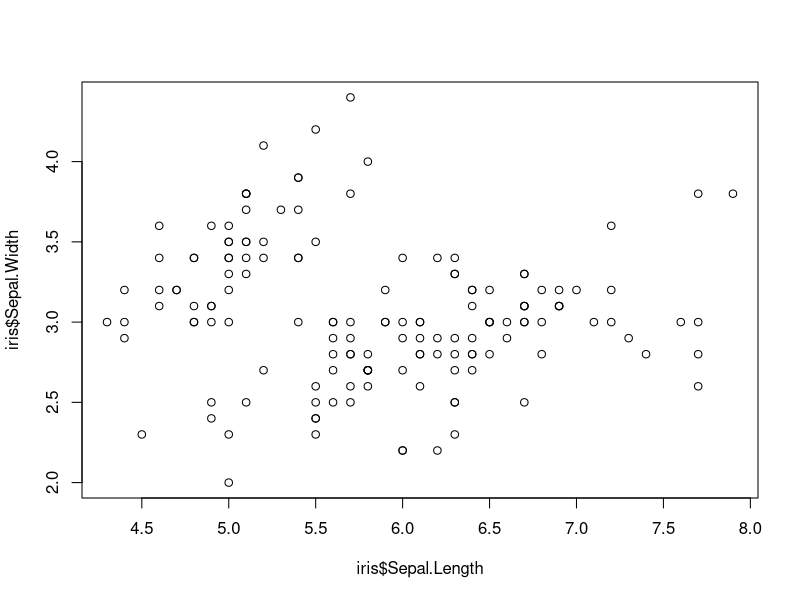
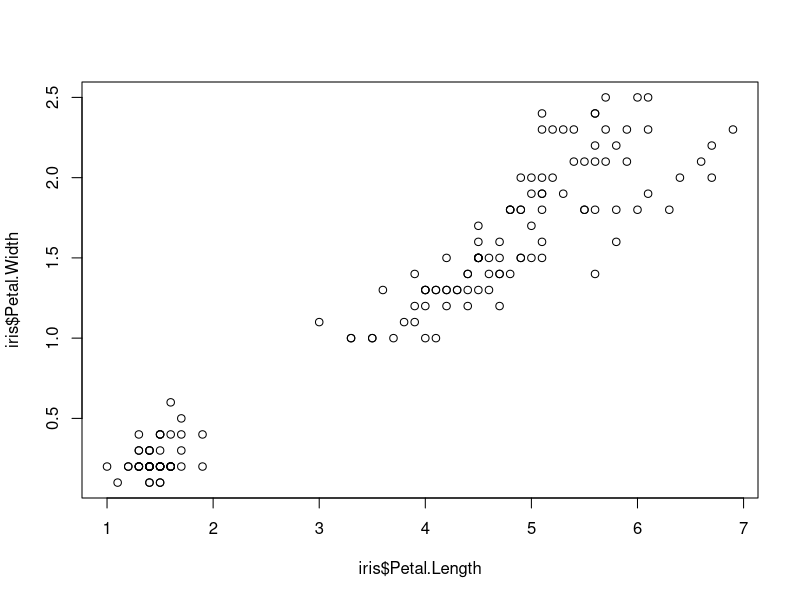

These figures' R source, in order:
## ---- chunk 1
#| label: fig-sepal
plot(iris$Sepal.Length, iris$Sepal.Width)
## ---- chunk 2
#| label: fig-petal
plot(iris$Petal.Length, iris$Petal.Width)
